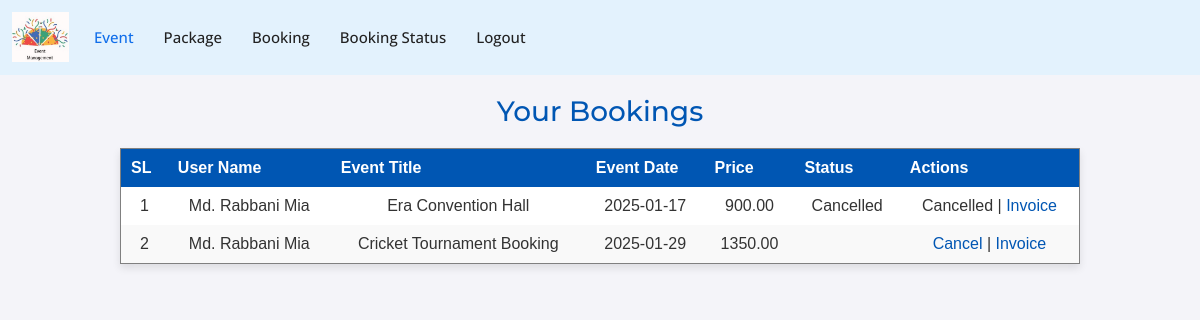
The page /usar-booking-list.php (signed in) on the database as committed earlier.
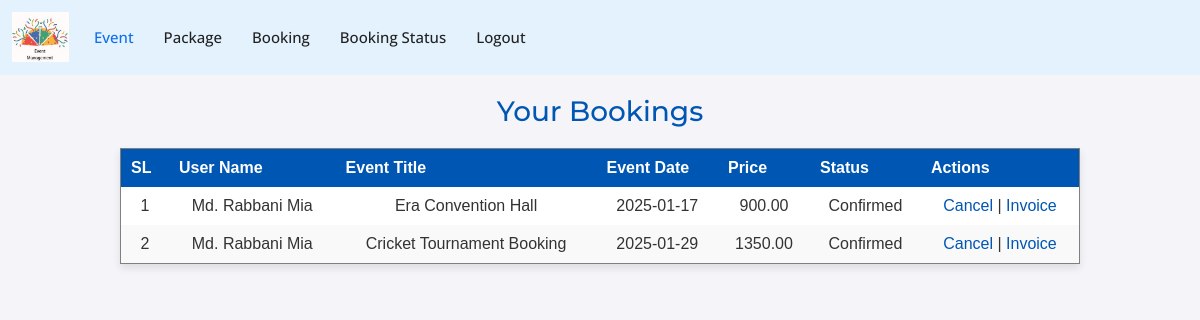
The same page on the database as committed later.
### tables this page shows
CREATE TABLE `bookings` (
  `id` int(11) NOT NULL,
  `user_id` int(11) NOT NULL,
  `event_id` int(11) NOT NULL,
  `booking_date` timestamp NOT NULL DEFAULT current_timestamp(),
  `status` varchar(255) DEFAULT NULL
);

CREATE TABLE `user` (
  `userid` int(11) NOT NULL,
  `name` varchar(50) NOT NULL,
  `contact` varchar(250) NOT NULL,
  `email` varchar(50) NOT NULL,
  `password` varchar(50) NOT NULL,
  `roleid` int(11) NOT NULL
);

CREATE TABLE `events` (
  `id` int(11) NOT NULL,
  `event_title` varchar(255) NOT NULL,
  `event_date` date NOT NULL,
  `event_time` time NOT NULL,
  `event_location` varchar(255) NOT NULL,
  `event_description` text NOT NULL,
  `price` decimal(10,2) NOT NULL,
  `event_image` varchar(255) NOT NULL,
  `created_at` timestamp NOT NULL DEFAULT current_timestamp()
);

### usar-booking-list.php (the view, shortened to what this page needs)
<?php
include('connect.php');
include('header.php');
$current_user_id = $_SESSION['uid'];
$sql =
    "SELECT bookings.id AS booking_id,
               events.event_title,
               events.event_date,
               events.price,
               bookings.status,
               user.name AS user_name
        FROM bookings
        JOIN events ON bookings.event_id = events.id
        JOIN user ON bookings.user_id = userid
        WHERE bookings.user_id = ?
        ORDER BY bookings.booking_date DESC";
$stmt = $connect->prepare($sql);
$stmt->bind_param('i', $current_user_id);
$stmt->execute();
$result = $stmt->get_result();
?>
<!DOCTYPE html>
<html lang="en">
<head>
</head>
<body>
    <h3>Your Bookings</h3>
    <table border="1" cellpadding="10" cellspacing="0">
        <thead>
            <tr>
                <th>SL</th>
                <th>User Name</th>
                <th>Event Title</th>
                <th>Event Date</th>
                <th>Price</th>
                <th>Status</th>
                <th>Actions</th>
            </tr>
        </thead>
        <tbody>
            <?php
            if ($result->num_rows > 0) {
                $sl = 1;
                while ($row = $result->fetch_assoc()) {
                    echo "<tr>
                            <td>{$sl}</td>
                            <td>{$row['user_name']}</td>
                            <td>{$row['event_title']}</td>
                            <td>{$row['event_date']}</td>
                            <td>{$row['price']}</td>
                            <td>{$row['status']}</td>
                            <td>";
                    if ($row['status'] != 'Cancelled') {
                        echo "<a href='usar-booking-list.php?action={$row['booking_id']}'
                              onclick='return confirm(\"Are you sure you want to cancel this booking?\")'>Cancel</a> | ";
                    } else {
                        echo "Cancelled | ";
                    }
                    echo "<a href='invoice.php?booking_id={$row['booking_id']}'>Invoice</a>";
                    echo "</td>
                          </tr>";
                    $sl++;
                }
            } else {
                echo "<tr><td colspan='7'>No bookings found.</td></tr>";
            }
            ?>
        </tbody>
    </table>
</body>
</html>

Rows that differ between the two databases and show on the page:
changed bookings "Era Convention Hall": status "Cancelled" → "Confirmed"; status "Cancelled |" → "Cancel |"
changed bookings "Cricket Tournament Booking": status (not shown) → "Confirmed"
